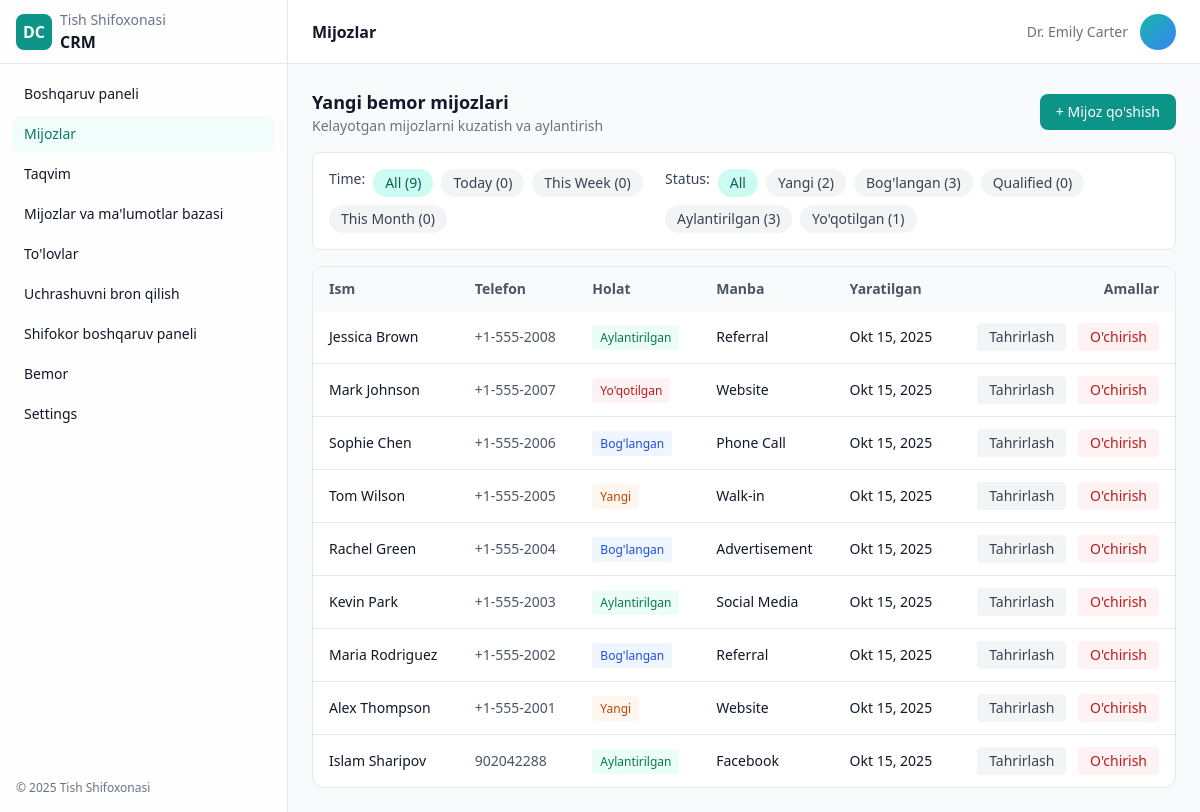
The app's page /leads/page/, older data.
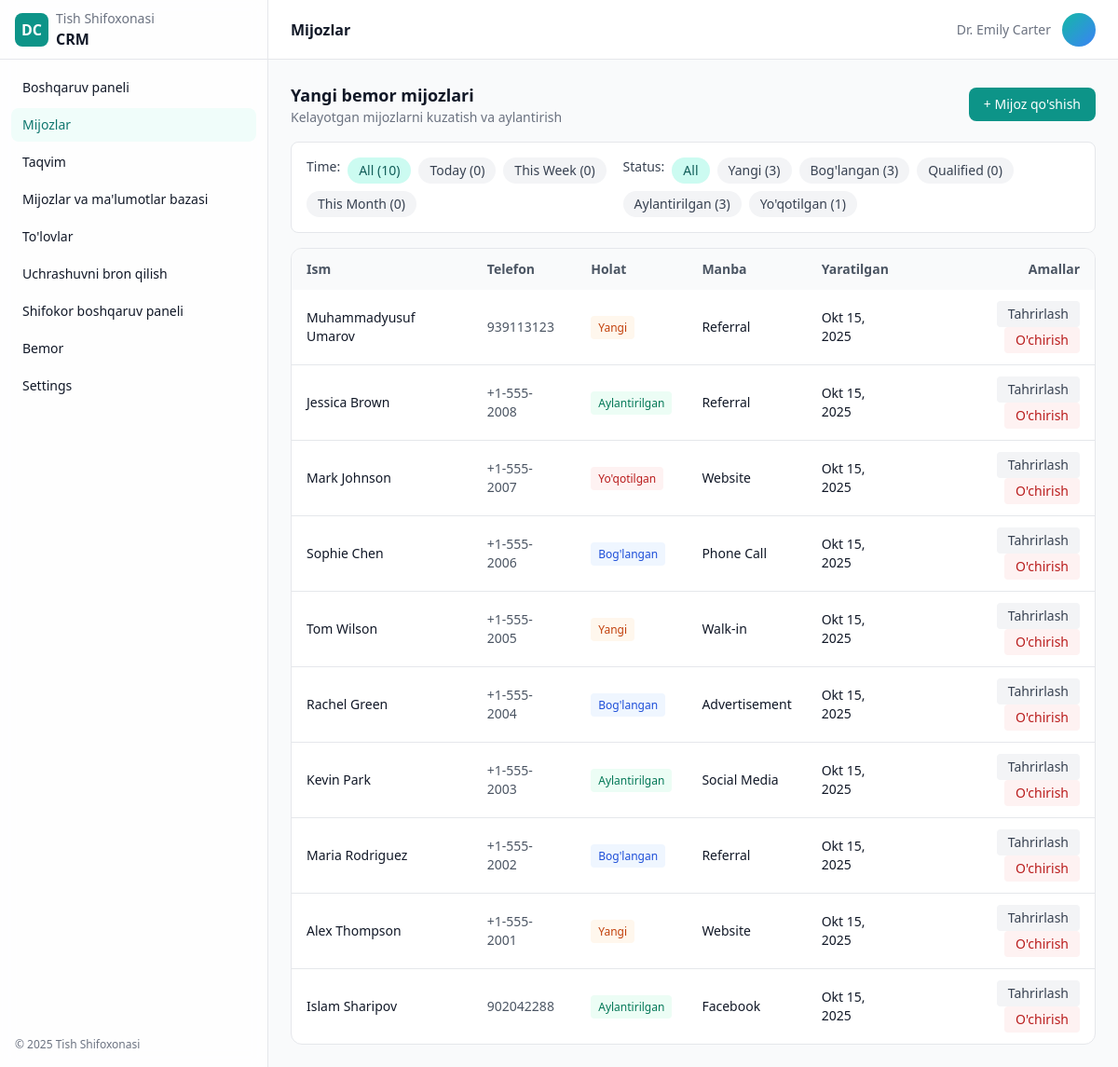
The same page, newer data.
### leads/models.py (models this page shows, shortened)
class Lead(models.Model):
    STATUS_CHOICES = [
        ('new', 'New'),
        ('contacted', 'Contacted'),
        ('converted', 'Converted'),
        ('lost', 'Lost'),
    ]
    full_name = models.CharField(max_length=255)
    phone = models.CharField(max_length=32)
    source = models.CharField(max_length=100, blank=True)
    assigned_doctor = models.ForeignKey(Doctor, on_delete=models.SET_NULL, null=True, blank=True, related_name='leads')
    status = models.CharField(max_length=20, choices=STATUS_CHOICES, default='new')
    created_at = models.DateTimeField(auto_now_add=True)
    notes = models.TextField(blank=True)

### leads/views.py (the view, shortened to what this page needs)
# urls.py: path('', views.lead_list, name='leads_page'),
def lead_list(request):
    leads = Lead.objects.all().order_by('-created_at')
    doctors = Doctor.objects.filter(is_active=True).order_by('name')
    status_filter = request.GET.get('status', '')
    time_filter = request.GET.get('time', '')
    if status_filter:
        leads = leads.filter(status=status_filter)
    total_leads = Lead.objects.count()
    today_count = Lead.objects.filter(created_at__date=timezone.now().date()).count()
    week_start = timezone.now() - timedelta(days=timezone.now().weekday())
    week_count = Lead.objects.filter(created_at__date__gte=week_start.date()).count()
    month_start = timezone.now().replace(day=1)
    month_count = Lead.objects.filter(created_at__date__gte=month_start.date()).count()
    status_counts = {
        'new': Lead.objects.filter(status='new').count(),
        'contacted': Lead.objects.filter(status='contacted').count(),
        'qualified': Lead.objects.filter(status='qualified').count(),
        'converted': Lead.objects.filter(status='converted').count(),
        'lost': Lead.objects.filter(status='lost').count(),
    }
    context = {
        'leads': leads,
        'doctors': doctors,
        'status_filter': status_filter,
        'time_filter': time_filter,
        'total_leads': total_leads,
        'today_count': today_count,
        'week_count': week_count,
        'month_count': month_count,
        'status_counts': status_counts,
    }
    return render(request, 'leads.html', context)

### dentalcrm/templatetags/translation_tags.py (called while the page is built)
@register.simple_tag(takes_context=True)
def trans(context, text):
    current_language = context['request'].session.get('django_language', 'uz')
    return get_translation(text, current_language)

### dentalcrm/translations.py (called while the page is built)
def get_translation(text, language='uz'):
    if language in TRANSLATIONS and text in TRANSLATIONS[language]:
        return TRANSLATIONS[language][text]
    return text

### templates/leads.html (shortened to what the changed rows need)
{% extends 'base.html' %}
{% load translation_tags %}
{% block content %}
<div class="min-h-screen flex">
  <div class="flex-1 flex flex-col min-w-0">
    <main class="p-4 md:p-6 space-y-4">
      <div class="flex flex-col sm:flex-row sm:items-center sm:justify-between gap-3">
        <div>
          <h1 class="text-lg font-semibold">{% trans "New Patient Leads" %}</h1>
        </div>
      </div>
       <div class="bg-white dark:bg-gray-800 rounded-lg border border-gray-200 dark:border-gray-700 p-4">
         <div class="flex flex-col lg:flex-row gap-4">
           <div class="flex flex-wrap gap-2">
             <span class="text-sm font-medium text-gray-700 dark:text-gray-300">{% trans "Time:" %}</span>
             <a href="?time=" class="px-3 py-1 rounded-full text-sm {% if not time_filter %}bg-teal-100 text-teal-800 dark:bg-teal-900 dark:text-teal-200{% else %}bg-gray-100 text-gray-700 dark:bg-gray-700 dark:text-gray-300 hover:bg-gray-200 dark:hover:bg-gray-600{% endif %}">
               {% trans "All" %} ({{ total_leads }})
             </a>
             <a href="?time=today" class="px-3 py-1 rounded-full text-sm {% if time_filter == 'today' %}bg-teal-100 text-teal-800 dark:bg-teal-900 dark:text-teal-200{% else %}bg-gray-100 text-gray-700 dark:bg-gray-700 dark:text-gray-300 hover:bg-gray-200 dark:hover:bg-gray-600{% endif %}">
               {% trans "Today" %} ({{ today_count }})
             </a>
             <a href="?time=week" class="px-3 py-1 rounded-full text-sm {% if time_filter == 'week' %}bg-teal-100 text-teal-800 dark:bg-teal-900 dark:text-teal-200{% else %}bg-gray-100 text-gray-700 dark:bg-gray-700 dark:text-gray-300 hover:bg-gray-200 dark:hover:bg-gray-600{% endif %}">
               {% trans "This Week" %} ({{ week_count }})
             </a>
             <a href="?time=month" class="px-3 py-1 rounded-full text-sm {% if time_filter == 'month' %}bg-teal-100 text-teal-800 dark:bg-teal-900 dark:text-teal-200{% else %}bg-gray-100 text-gray-700 dark:bg-gray-700 dark:text-gray-300 hover:bg-gray-200 dark:hover:bg-gray-600{% endif %}">
               {% trans "This Month" %} ({{ month_count }})
             </a>
           </div>
           <div class="flex flex-wrap gap-2">
             <span class="text-sm font-medium text-gray-700 dark:text-gray-300">{% trans "Status:" %}</span>
             <a href="?status=" class="px-3 py-1 rounded-full text-sm {% if not status_filter %}bg-teal-100 text-teal-800 dark:bg-teal-900 dark:text-teal-200{% else %}bg-gray-100 text-gray-700 dark:bg-gray-700 dark:text-gray-300 hover:bg-gray-200 dark:hover:bg-gray-600{% endif %}">
               {% trans "All" %}
             </a>
             <a href="?status=new" class="px-3 py-1 rounded-full text-sm {% if status_filter == 'new' %}bg-teal-100 text-teal-800 dark:bg-teal-900 dark:text-teal-200{% else %}bg-gray-100 text-gray-700 dark:bg-gray-700 dark:text-gray-300 hover:bg-gray-200 dark:hover:bg-gray-600{% endif %}">
               {% trans "New" %} ({{ status_counts.new|default:0 }})
             </a>
             <a href="?status=contacted" class="px-3 py-1 rounded-full text-sm {% if status_filter == 'contacted' %}bg-teal-100 text-teal-800 dark:bg-teal-900 dark:text-teal-200{% else %}bg-gray-100 text-gray-700 dark:bg-gray-700 dark:text-gray-300 hover:bg-gray-200 dark:hover:bg-gray-600{% endif %}">
               {% trans "Contacted" %} ({{ status_counts.contacted|default:0 }})
             </a>
             <a href="?status=qualified" class="px-3 py-1 rounded-full text-sm {% if status_filter == 'qualified' %}bg-teal-100 text-teal-800 dark:bg-teal-900 dark:text-teal-200{% else %}bg-gray-100 text-gray-700 dark:bg-gray-700 dark:text-gray-300 hover:bg-gray-200 dark:hover:bg-gray-600{% endif %}">
               {% trans "Qualified" %} ({{ status_counts.qualified|default:0 }})
             </a>
             <a href="?status=converted" class="px-3 py-1 rounded-full text-sm {% if status_filter == 'converted' %}bg-teal-100 text-teal-800 dark:bg-teal-900 dark:text-teal-200{% else %}bg-gray-100 text-gray-700 dark:bg-gray-700 dark:text-gray-300 hover:bg-gray-200 dark:hover:bg-gray-600{% endif %}">
               {% trans "Converted" %} ({{ status_counts.converted|default:0 }})
             </a>
             <a href="?status=lost" class="px-3 py-1 rounded-full text-sm {% if status_filter == 'lost' %}bg-teal-100 text-teal-800 dark:bg-teal-900 dark:text-teal-200{% else %}bg-gray-100 text-gray-700 dark:bg-gray-700 dark:text-gray-300 hover:bg-gray-200 dark:hover:bg-gray-600{% endif %}">
               {% trans "Lost" %} ({{ status_counts.lost|default:0 }})
             </a>
           </div>
         </div>
      </div>
      <div class="bg-white dark:bg-gray-950 border border-gray-200 dark:border-gray-800 rounded-xl overflow-hidden">
        <div class="overflow-x-auto">
          <table class="min-w-full text-sm">
            <thead class="bg-gray-50 dark:bg-gray-900/60 text-gray-600 dark:text-gray-300">
              <tr>
                <th class="text-left px-4 py-3">{% trans "Name" %}</th>
                <th class="text-left px-4 py-3">{% trans "Phone" %}</th>
                <th class="text-left px-4 py-3">{% trans "Status" %}</th>
                <th class="text-left px-4 py-3">{% trans "Source" %}</th>
                <th class="text-left px-4 py-3">{% trans "Created" %}</th>
                <th class="text-right px-4 py-3">{% trans "Actions" %}</th>
              </tr>
            </thead>
            <tbody class="divide-y divide-gray-200 dark:divide-gray-800">
              {% for lead in leads %}
              <tr class="lead-row" data-status="{{ lead.status }}" data-created="{{ lead.created_at|date:'Y-m-d' }}">
                <td class="px-4 py-3 font-medium">{{ lead.full_name }}</td>
                <td class="px-4 py-3 text-gray-600 dark:text-gray-300">{{ lead.phone }}</td>
                <td class="px-4 py-3">
                  {% if lead.status == 'new' %}
                    <span class="text-xs px-2 py-1 rounded bg-orange-50 text-orange-700 dark:bg-orange-900/30 dark:text-orange-200">{% trans "New" %}</span>
                  {% elif lead.status == 'contacted' %}
                    <span class="text-xs px-2 py-1 rounded bg-blue-50 text-blue-700 dark:bg-blue-900/30 dark:text-blue-200">{% trans "Contacted" %}</span>
                  {% elif lead.status == 'converted' %}
                    <span class="text-xs px-2 py-1 rounded bg-emerald-50 text-emerald-700 dark:bg-emerald-900/30 dark:text-emerald-200">{% trans "Converted" %}</span>
                  {% elif lead.status == 'lost' %}
                    <span class="text-xs px-2 py-1 rounded bg-red-50 text-red-700 dark:bg-red-900/30 dark:text-red-200">{% trans "Lost" %}</span>
                  {% endif %}
                </td>
                <td class="px-4 py-3">{{ lead.source|default:"—" }}</td>
                <td class="px-4 py-3">{{ lead.created_at|date:"M d, Y" }}</td>
                <td class="px-4 py-3 text-right space-x-2">
                  <button onclick="editLead({{ lead.id }}, '{{ lead.full_name|escapejs }}', '{{ lead.phone|escapejs }}', '{{ lead.source|escapejs }}', '{{ lead.status }}', '{{ lead.notes|escapejs }}')" class="px-3 py-1 rounded bg-gray-100 dark:bg-gray-800 hover:bg-red-100 text-gray-700 dark:text-gray-200">{% trans "Edit" %}</button>
                  <button onclick="deleteLead({{ lead.id }}, '{{ lead.full_name|escapejs }}')" class="px-3 py-1 rounded bg-red-50 text-red-700 hover:bg-red-100 dark:bg-red-900/30 dark:text-red-200">{% trans "Delete" %}</button>
                </td>
              </tr>
              {% empty %}
              <tr>
                <td colspan="6" class="px-4 py-8 text-center text-gray-500 dark:text-gray-400">{% trans "No leads found" %}</td>
              </tr>
              {% endfor %}
            </tbody>
          </table>
        </div>
      </div>
    </main>
  </div>
</div>
{% endblock %}

Row changes from the older to the newer data that the page shows:
added Lead: full_name "Muhammadyusuf Umarov", phone "939113123", source "Referral", created_at "Okt 15, 2025"
Text that changed along with them:
{{ total_leads }}: "9" → "10"
{{ status_counts.new|default:0 }}: "2" → "3"
